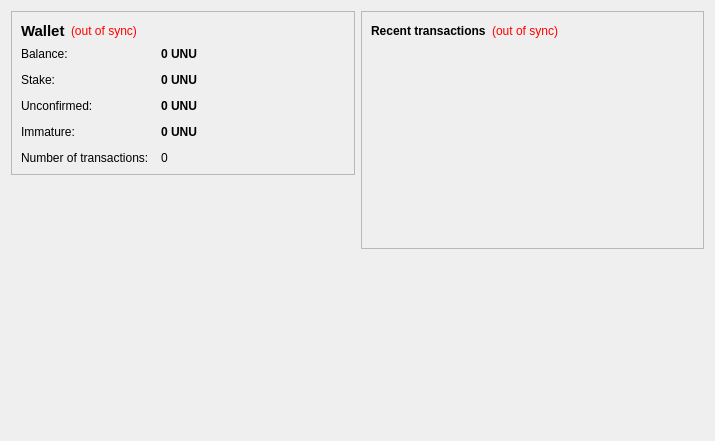
<?xml version="1.0" encoding="UTF-8"?>
<ui version="4.0">
 <class>OverviewPage</class>
 <widget class="QWidget" name="OverviewPage">
  <property name="geometry">
   <rect>
    <x>0</x>
    <y>0</y>
    <width>715</width>
    <height>441</height>
   </rect>
  </property>
  <property name="windowTitle">
   <string>Form</string>
  </property>
  <layout class="QHBoxLayout" name="horizontalLayout" stretch="1,1">
   <item>
    <layout class="QVBoxLayout" name="verticalLayout_2">
     <item>
      <widget class="QFrame" name="frame">
       <property name="frameShape">
        <enum>QFrame::StyledPanel</enum>
       </property>
       <property name="frameShadow">
        <enum>QFrame::Raised</enum>
       </property>
       <layout class="QVBoxLayout" name="verticalLayout_4">
        <item>
         <layout class="QHBoxLayout" name="horizontalLayout_4">
          <item>
           <widget class="QLabel" name="label_5">
            <property name="font">
             <font>
              <pointsize>11</pointsize>
              <weight>75</weight>
              <bold>true</bold>
             </font>
            </property>
            <property name="text">
             <string>Wallet</string>
            </property>
           </widget>
          </item>
          <item>
           <widget class="QLabel" name="labelWalletStatus">
            <property name="toolTip">
             <string>The displayed information may be out of date. Your wallet automatically synchronizes with the UNUM network after a connection is established, but this process has not completed yet.</string>
            </property>
            <property name="styleSheet">
             <string notr="true">QLabel { color: red; }</string>
            </property>
            <property name="text">
             <string notr="true">(out of sync)</string>
            </property>
            <property name="alignment">
             <set>Qt::AlignLeading|Qt::AlignLeft|Qt::AlignVCenter</set>
            </property>
           </widget>
          </item>
          <item>
           <spacer name="horizontalSpacer_2">
            <property name="orientation">
             <enum>Qt::Horizontal</enum>
            </property>
            <property name="sizeHint" stdset="0">
             <size>
              <width>40</width>
              <height>20</height>
             </size>
            </property>
           </spacer>
          </item>
         </layout>
        </item>
        <item>
         <layout class="QFormLayout" name="formLayout_2">
          <property name="fieldGrowthPolicy">
           <enum>QFormLayout::AllNonFixedFieldsGrow</enum>
          </property>
          <property name="horizontalSpacing">
           <number>12</number>
          </property>
          <property name="verticalSpacing">
           <number>12</number>
          </property>
          <item row="0" column="0">
           <widget class="QLabel" name="label">
            <property name="text">
             <string>Balance:</string>
            </property>
           </widget>
          </item>
          <item row="0" column="1">
           <widget class="QLabel" name="labelBalance">
            <property name="font">
             <font>
              <weight>75</weight>
              <bold>true</bold>
             </font>
            </property>
            <property name="cursor">
             <cursorShape>IBeamCursor</cursorShape>
            </property>
            <property name="toolTip">
             <string>Your current balance</string>
            </property>
            <property name="text">
             <string notr="true">0 UNU</string>
            </property>
            <property name="textInteractionFlags">
             <set>Qt::LinksAccessibleByMouse|Qt::TextSelectableByKeyboard|Qt::TextSelectableByMouse</set>
            </property>
           </widget>
          </item>
          <item row="1" column="0">
           <widget class="QLabel" name="label_6">
            <property name="text">
             <string>Stake:</string>
            </property>
           </widget>
          </item>
          <item row="1" column="1">
           <widget class="QLabel" name="labelStake">
            <property name="font">
             <font>
              <weight>75</weight>
              <bold>true</bold>
             </font>
            </property>
            <property name="cursor">
             <cursorShape>IBeamCursor</cursorShape>
            </property>
            <property name="toolTip">
             <string>Total of coins that was staked, and do not yet count toward the current balance</string>
            </property>
            <property name="text">
             <string notr="true">0 UNU</string>
            </property>
            <property name="textInteractionFlags">
             <set>Qt::LinksAccessibleByMouse|Qt::TextSelectableByKeyboard|Qt::TextSelectableByMouse</set>
            </property>
           </widget>
          </item>
          <item row="2" column="0">
           <widget class="QLabel" name="label_3">
            <property name="text">
             <string>Unconfirmed:</string>
            </property>
           </widget>
          </item>
          <item row="2" column="1">
           <widget class="QLabel" name="labelUnconfirmed">
            <property name="font">
             <font>
              <weight>75</weight>
              <bold>true</bold>
             </font>
            </property>
            <property name="cursor">
             <cursorShape>IBeamCursor</cursorShape>
            </property>
            <property name="toolTip">
             <string>Total of transactions that have yet to be confirmed, and do not yet count toward the current balance</string>
            </property>
            <property name="text">
             <string notr="true">0 UNU</string>
            </property>
            <property name="textInteractionFlags">
             <set>Qt::LinksAccessibleByMouse|Qt::TextSelectableByKeyboard|Qt::TextSelectableByMouse</set>
            </property>
           </widget>
          </item>
          <item row="3" column="0">
           <widget class="QLabel" name="labelImmatureText">
            <property name="text">
             <string>Immature:</string>
            </property>
           </widget>
          </item>
          <item row="3" column="1">
           <widget class="QLabel" name="labelImmature">
            <property name="font">
             <font>
              <weight>75</weight>
              <bold>true</bold>
             </font>
            </property>
            <property name="toolTip">
             <string>Mined balance that has not yet matured</string>
            </property>
            <property name="text">
             <string notr="true">0 UNU</string>
            </property>
            <property name="textInteractionFlags">
             <set>Qt::LinksAccessibleByMouse|Qt::TextSelectableByKeyboard|Qt::TextSelectableByMouse</set>
            </property>
           </widget>
          </item>
          <item row="4" column="0">
           <widget class="QLabel" name="label_2">
            <property name="text">
             <string>Number of transactions:</string>
            </property>
           </widget>
          </item>
          <item row="4" column="1">
           <widget class="QLabel" name="labelNumTransactions">
            <property name="toolTip">
             <string>Total number of transactions in wallet</string>
            </property>
            <property name="text">
             <string notr="true">0</string>
            </property>
           </widget>
          </item>
         </layout>
        </item>
       </layout>
      </widget>
     </item>
     <item>
      <spacer name="verticalSpacer">
       <property name="orientation">
        <enum>Qt::Vertical</enum>
       </property>
       <property name="sizeHint" stdset="0">
        <size>
         <width>20</width>
         <height>40</height>
        </size>
       </property>
      </spacer>
     </item>
     <item>
      <widget class="QLabel" name="label_6">
       <property name="text">
        <string/>
       </property>
       <property name="pixmap">
        <pixmap resource="../bitcoin.qrc">:/images/backg</pixmap>
       </property>
       <property name="scaledContents">
        <bool>false</bool>
       </property>
       <property name="alignment">
        <set>Qt::AlignCenter</set>
       </property>
       <property name="margin">
        <number>-2</number>
       </property>
      </widget>
     </item>
    </layout>
   </item>
   <item>
    <layout class="QVBoxLayout" name="verticalLayout_3">
     <item>
      <widget class="QFrame" name="frame_2">
       <property name="frameShape">
        <enum>QFrame::StyledPanel</enum>
       </property>
       <property name="frameShadow">
        <enum>QFrame::Raised</enum>
       </property>
       <layout class="QVBoxLayout" name="verticalLayout">
        <item>
         <layout class="QHBoxLayout" name="horizontalLayout_2">
          <item>
           <widget class="QLabel" name="label_4">
            <property name="text">
             <string>&lt;b&gt;Recent transactions&lt;/b&gt;</string>
            </property>
           </widget>
          </item>
          <item>
           <widget class="QLabel" name="labelTransactionsStatus">
            <property name="toolTip">
             <string>The displayed information may be out of date. Your wallet automatically synchronizes with the UNUM network after a connection is established, but this process has not completed yet.</string>
            </property>
            <property name="styleSheet">
             <string notr="true">QLabel { color: red; }</string>
            </property>
            <property name="text">
             <string notr="true">(out of sync)</string>
            </property>
            <property name="alignment">
             <set>Qt::AlignRight|Qt::AlignTrailing|Qt::AlignVCenter</set>
            </property>
           </widget>
          </item>
          <item>
           <spacer name="horizontalSpacer">
            <property name="orientation">
             <enum>Qt::Horizontal</enum>
            </property>
            <property name="sizeHint" stdset="0">
             <size>
              <width>40</width>
              <height>20</height>
             </size>
            </property>
           </spacer>
          </item>
         </layout>
        </item>
        <item>
         <widget class="QListView" name="listTransactions">
          <property name="styleSheet">
           <string notr="true">QListView { background: transparent; }</string>
          </property>
          <property name="frameShape">
           <enum>QFrame::NoFrame</enum>
          </property>
          <property name="verticalScrollBarPolicy">
           <enum>Qt::ScrollBarAlwaysOff</enum>
          </property>
          <property name="horizontalScrollBarPolicy">
           <enum>Qt::ScrollBarAlwaysOff</enum>
          </property>
          <property name="selectionMode">
           <enum>QAbstractItemView::NoSelection</enum>
          </property>
         </widget>
        </item>
       </layout>
      </widget>
     </item>
     <item>
      <spacer name="verticalSpacer_2">
       <property name="orientation">
        <enum>Qt::Vertical</enum>
       </property>
       <property name="sizeHint" stdset="0">
        <size>
         <width>20</width>
         <height>40</height>
        </size>
       </property>
      </spacer>
     </item>
    </layout>
   </item>
  </layout>
 </widget>
 <resources>
  <include location="../bitcoin.qrc"/>
 </resources>
 <connections/>
</ui>
